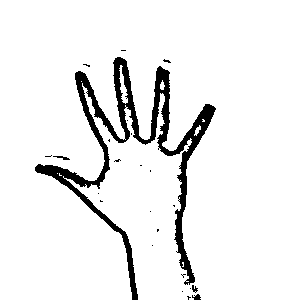
#> input picture Hand Gesture Recognition/code/HandGestureDataset/test/FIVE/FIVE_169.png, 300 x 300 px, given in place of the camera
$ python HandGestureRecognitionOpenCV.py
#> lines starting #> are read from the running program, lines starting #| are printed output that depends on the picture; after the words box and inside, x2 and y2 are one past the last pixel; in counts of white or black regions, pixels touching at a corner belong together
import cv2
import numpy as np
import math
cap = cv2.VideoCapture(1)
while(True):

    __,img=cap.read()
#> img is the input picture: shape (300, 300, 3); 93% white; 24 black regions (20 under 20 px), largest, box (x1, y1, x2, y2) and area: (35, 57, 216, 300) 6074, (192, 294, 201, 300) 36, (53, 156, 70, 160) 33, (192, 285, 198, 293) 27
    cv2.rectangle(img,(400,400),(50,50),(0,255,0),0)
#> img: shape (300, 300, 3); 0.55% of pixels changed, all inside (x1, y1, x2, y2) = (50, 50, 300, 300)
    crop_img = img[50:400, 50:400]
    grey = cv2.cvtColor(crop_img, cv2.COLOR_BGR2GRAY)
    value = (35, 35)
    blurred = cv2.GaussianBlur(grey, value, 0)
    _, thresh1 = cv2.threshold(blurred, 127, 255,
                               cv2.THRESH_BINARY_INV+cv2.THRESH_OTSU)
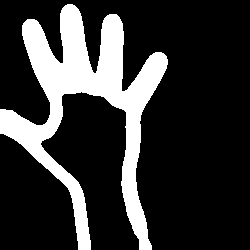
#> thresh1: shape (250, 250); 20.6% white; 1 white region
    cv2.imshow('Thresholded', thresh1)

    contours = cv2.findContours(thresh1.copy(), \
           cv2.RETR_TREE, cv2.CHAIN_APPROX_NONE)[-2]
#> contours = 1 contour; box (x1, y1, x2, y2) and area: (0, 4, 168, 250) 12270

    cnt = max(contours, key = lambda x: cv2.contourArea(x))
#> cnt = contour of 1270 points, box (x1, y1, x2, y2) (0, 4, 168, 250), area 12270

    x,y,w,h = cv2.boundingRect(cnt)
#> x = 0; y = 4; w = 168; h = 246
    cv2.rectangle(crop_img,(x,y),(x+w,y+h),(0,0,255),0)
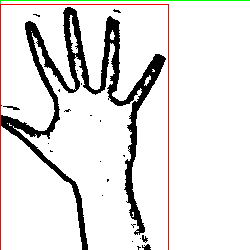
#> crop_img: shape (250, 250, 3); mean B, G, R 226.4, 227.4, 229
    hull = cv2.convexHull(cnt)
#> hull = contour of 14 points, box (x1, y1, x2, y2) (0, 4, 168, 250), area 31326
    drawing = np.zeros(crop_img.shape,np.uint8)
    cv2.drawContours(drawing,[cnt],0,(0,255,0),0)
    cv2.drawContours(drawing,[hull],0,(0,0,255),0)
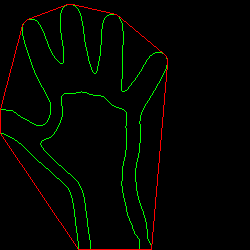
#> drawing: shape (250, 250, 3); mean of channels 0, 1, 2 0, 4.8, 2.6; drawn as B, G, R
    hull = cv2.convexHull(cnt,returnPoints = False)
#> hull = [1265, 1127, 998, 995, 992, 987, 802, 416, 287, 263, 120, 118, 114, 0]
    defects = cv2.convexityDefects(cnt,hull)
#> defects = [[0, 114, 60, 13693], [118, 120, 119, 114], [120, 263, 209, 12707], [287, 416, 355, 6589], [416, 802, 608, 40448], [802, 987, 930, 5884], [992, 995, 993, 162], [998, 1127, 1050, 14189], [1127, 1265, 1195, 15977]]
    count_defects = 0
    cv2.drawContours(thresh1, contours, -1, (0,255,0), 3)
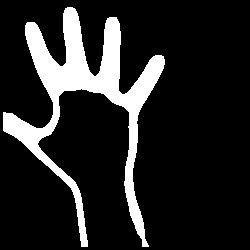
#> thresh1: shape (250, 250); 14.6% white; 1 white region, box (x1, y1, x2, y2) and area: (3, 7, 165, 247) 9127
    for i in range(defects.shape[0]):
        s,e,f,d = defects[i,0]
        start = tuple(cnt[s][0])
        end = tuple(cnt[e][0])
        far = tuple(cnt[f][0])
        a = math.sqrt((end[0] - start[0])**2 + (end[1] - start[1])**2)
        b = math.sqrt((far[0] - start[0])**2 + (far[1] - start[1])**2)
        c = math.sqrt((end[0] - far[0])**2 + (end[1] - far[1])**2)
        angle = math.acos((b**2 + c**2 - a**2)/(2*b*c)) * 57
        if angle <= 90:
            count_defects += 1
            cv2.circle(crop_img,far,1,[0,0,255],-1)
        #dist = cv2.pointPolygonTest(cnt,far,True)
        cv2.line(crop_img,start,end,[0,255,0],2)
#> this loop made 9 passes
#> (s, e, f, d, start, end, far, a) on passes 1 to 9: (0, 114, 60, 13693, (67, 4), (27, 19), (62, 63), 42.72), (118, 120, 119, 114, (23, 23), (22, 25), (23, 24), 2.24), (120, 263, 209, 12707, (22, 25), (0, 109), (50, 114), 86.83), (287, 416, 355, 6589, (0, 133), (78, 249), (68, 188), 139.8), (416, 802, 608, 40448, (78, 249), (151, 249), (81, 91), 73), (802, 987, 930, 5884, (151, 249), (167, 64), (139, 121), 185.7), (992, 995, 993, 162, (167, 59), (166, 56), (166, 58), 3.16), (998, 1127, 1050, 14189, (163, 53), (116, 14), (122, 91), 61.07), (1127, 1265, 1195, 15977, (116, 14), (72, 4), (94, 73), 45.12)
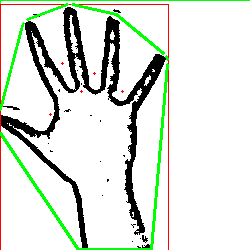
#> crop_img: shape (250, 250, 3); 3.06% of pixels changed, all inside (x1, y1, x2, y2) = (0, 3, 169, 250)
#> after the loop, count_defects = 5
        #cv2.circle(crop_img,far,5,[0,0,255],-1)
    if count_defects == 1:
        cv2.putText(img,"GESTURE ONE", (50,50), cv2.FONT_HERSHEY_SIMPLEX, 2, 2)
    elif count_defects == 2:
        str = "GESTURE TWO"
        cv2.putText(img, str, (5,50), cv2.FONT_HERSHEY_SIMPLEX, 1, 2)
        #subprocess.Popen("sudo espeak GESTURE_TWO",shell=True)
    elif count_defects == 3:
        cv2.putText(img,"GESTURE THREE", (50,50), cv2.FONT_HERSHEY_SIMPLEX, 2, 2)
    elif count_defects == 4:
        cv2.putText(img,"GESTURE FOUR", (50,50), cv2.FONT_HERSHEY_SIMPLEX, 2, 2)
    else:
        cv2.putText(img,"Hello World!!!", (50,50),cv2.FONT_HERSHEY_SIMPLEX, 2, 2)
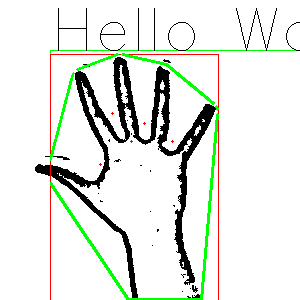
#> img: shape (300, 300, 3); mean B, G, R 228, 234, 229.8
    cv2.imshow('Gesture', img)
    all_img = np.hstack((drawing, crop_img))
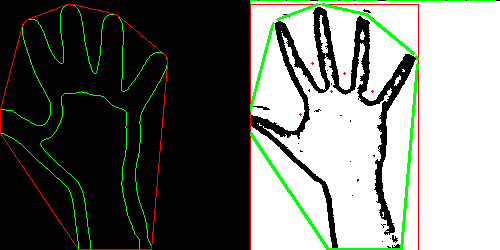
#> all_img: shape (250, 500, 3); mean of channels 0, 1, 2 109.4, 116.1, 112; drawn as B, G, R
    cv2.imshow('Contours', all_img)
    key = cv2.waitKey(1)
#> (key Esc is pressed here)
    if key == 27:
        break
cap.release()
cv2.destroyAllWindows()

$ run again, on Hand Gesture Recognition/code/HandGestureDataset/test/FIVE/FIVE_232.png
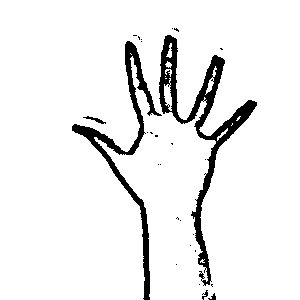
#> input picture Hand Gesture Recognition/code/HandGestureDataset/test/FIVE/FIVE_232.png, 300 x 300 px, given in place of the camera
#> img is the input picture: shape (300, 300, 3); 93% white; 27 black regions (22 under 20 px), largest, box (x1, y1, x2, y2) and area: (159, 35, 257, 286) 3602, (72, 41, 162, 300) 2514, (83, 116, 106, 124) 59, (202, 290, 208, 300) 27, (208, 293, 216, 300) 27
#> contours = 1 contour; box (x1, y1, x2, y2) and area: (21, 0, 209, 250) 12264
#> cnt = contour of 1324 points, box (x1, y1, x2, y2) (21, 0, 209, 250), area 12264
#> x = 21; y = 0; w = 188; h = 250
#> `hull = cv2.convexHull(cnt)`: hull = contour of 11 points, box (x1, y1, x2, y2) (21, 0, 209, 250), area 33794
#> `hull = cv2.convexHull(cnt,returnPoints = False)`: hull = [1085, 1080, 962, 958, 955, 763, 332, 160, 155, 153, 0]
#> defects = [[1085, 0, 1152, 15360], [0, 153, 90, 14901], [153, 155, 154, 114], [160, 332, 242, 7806], [332, 763, 542, 46848], [763, 955, 859, 7869], [958, 962, 959, 114], [962, 1080, 1010, 13723], [1080, 1085, 1084, 160]]
#> the loop `for i in range(defects.shape[0]):` made 9 passes
#> (s, e, f, d, start, end, far, a) on passes 1 to 7: (1085, 0, 1152, 15360, (170, 0), (70, 0), (135, 60), 100), (0, 153, 90, 14901, (70, 0), (22, 74), (81, 90), 88.2), (153, 155, 154, 114, (22, 74), (21, 76), (22, 75), 2.24), (160, 332, 242, 7806, (21, 81), (90, 249), (86, 159), 181.6), (332, 763, 542, 46848, (90, 249), (165, 249), (104, 66), 75), (763, 955, 859, 7869, (165, 249), (208, 57), (155, 153), 196.8), (958, 962, 959, 114, (208, 54), (206, 50), (207, 53), 4.47)
#> after the loop `for i in range(defects.shape[0]):`:
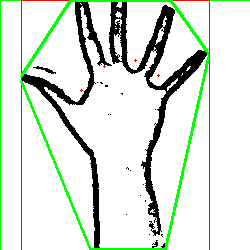
#> crop_img: shape (250, 250, 3); mean B, G, R 219.3, 228.4, 221.7
#> after the loop `for i in range(defects.shape[0]):`: count_defects = 4
#> `all_img = np.hstack((drawing, crop_img))`:
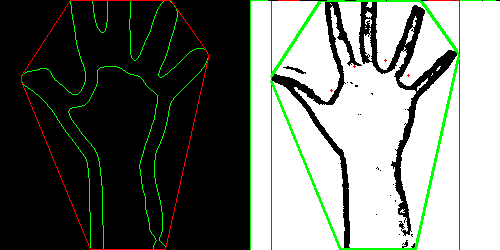
#> all_img: shape (250, 500, 3); mean of channels 0, 1, 2 109.7, 116.6, 112.2; drawn as B, G, R

$ run again, on Hand Gesture Recognition/code/HandGestureDataset/test/FIVE/FIVE_305.png
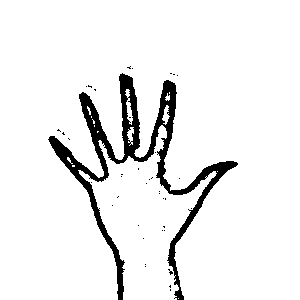
#> input picture Hand Gesture Recognition/code/HandGestureDataset/test/FIVE/FIVE_305.png, 300 x 300 px, given in place of the camera
#> img is the input picture: shape (300, 300, 3); 93.2% white; 39 black regions (38 under 20 px), largest, box (x1, y1, x2, y2) and area: (48, 73, 238, 300) 6007
#> contours = 1 contour; box (x1, y1, x2, y2) and area: (0, 21, 188, 250) 11920
#> cnt = contour of 1223 points, box (x1, y1, x2, y2) (0, 21, 188, 250), area 11920
#> x = 0; y = 21; w = 188; h = 229
#> `hull = cv2.convexHull(cnt)`: hull = contour of 14 points, box (x1, y1, x2, y2) (0, 21, 188, 250), area 29747
#> `hull = cv2.convexHull(cnt,returnPoints = False)`: hull = [1219, 1093, 1090, 923, 920, 916, 784, 425, 281, 256, 137, 136, 134, 0]
#> defects = [[0, 134, 74, 15871], [134, 136, 135, 114], [137, 256, 209, 14285], [281, 425, 321, 4171], [425, 784, 604, 35072], [784, 916, 838, 6604], [916, 920, 919, 186], [920, 923, 921, 162], [923, 1090, 990, 16423], [1090, 1093, 1091, 142], [1093, 1219, 1156, 14722]]
#> `cv2.drawContours(thresh1, contours, -1, (0,255,0), 3)`:
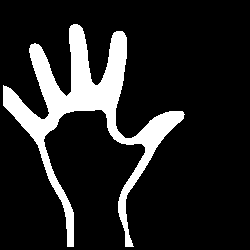
#> thresh1: shape (250, 250); 14.2% white; 1 white region, box (x1, y1, x2, y2) and area: (3, 24, 185, 247) 8898
#> the loop `for i in range(defects.shape[0]):` made 11 passes
#> (s, e, f, d, start, end, far, a) on passes 1 to 7: (0, 134, 74, 15871, (73, 21), (31, 41), (66, 93), 46.52), (134, 136, 135, 114, (31, 41), (29, 42), (30, 42), 2.24), (137, 256, 209, 14285, (28, 43), (0, 82), (45, 115), 48.01), (281, 425, 321, 4171, (0, 107), (64, 249), (35, 145), 155.8), (425, 784, 604, 35072, (64, 249), (136, 249), (95, 112), 72), (784, 916, 838, 6604, (136, 249), (186, 118), (129, 195), 140.2), (916, 920, 919, 186, (186, 118), (187, 114), (186, 115), 4.12)
#> after the loop `for i in range(defects.shape[0]):`: count_defects = 5
#> `all_img = np.hstack((drawing, crop_img))`:
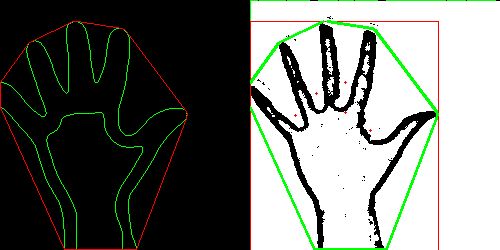
#> all_img: shape (250, 500, 3); mean of channels 0, 1, 2 109.8, 116.1, 112.3; drawn as B, G, R
